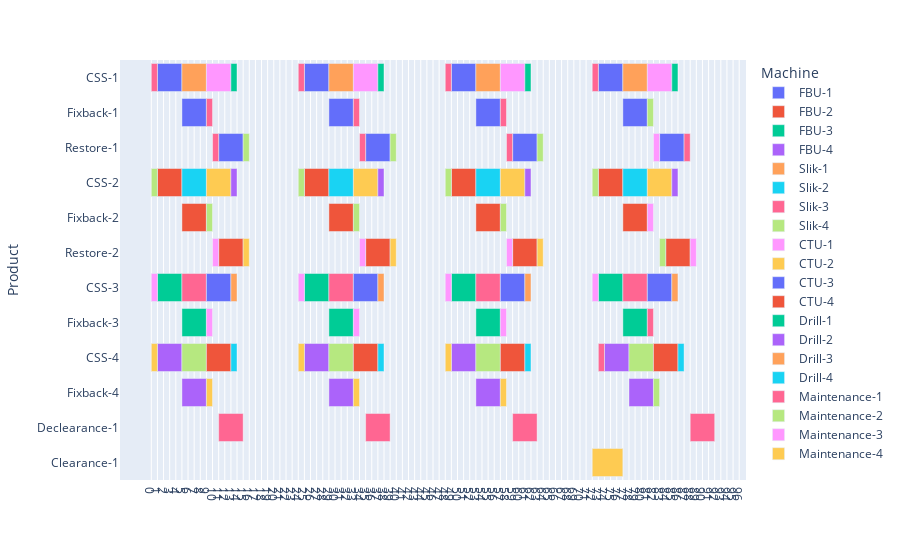

The code cell stored with this chart in its notebook:
### Code cell
layout_type = 2     # 1 for machine type | 2 for product type

if layout_type == 1:
    fig = px.timeline(df, x_start="Start", x_end="Finish",
                      y="Machine", color="Product")
else:
    fig = px.timeline(df, x_start="Start", x_end="Finish",
                      y="Product", color="Machine")

num_tick_labels = np.linspace(start=0, stop=D * 24, num=D * 24 + 1, dtype=int)
date_ticks = [c_datetime(x) for x in num_tick_labels]
fig.layout.xaxis.update({
    'tickvals': date_ticks,
    'ticktext': num_tick_labels
})
fig.update_yaxes(autorange="reversed")
fig.show()
h = {}

### Figure 1 — Plotly figure (JSON) as saved in the notebook; plotly's stock layout.template omitted (floating-point values rounded to 4 significant figures)
{"data": [{"alignmentgroup": "True", "base": ["1970-01-02", "1970-01-06", "1970-01-12", "1970-01-26", "1970-01-30", "1970-02-05", "1970-02-19", "1970-02-23", "1970-03-01", "1970-03-15", "1970-03-19", "1970-03-25"], "hovertemplate": "Machine=FBU-1<br>Start=%{base}<br>Finish=%{x}<br>Product=%{y}<extra></extra>", "legendgroup": "FBU-1", "marker": {"color": "#636efa", "pattern": {"shape": ""}}, "name": "FBU-1", "offsetgroup": "FBU-1", "orientation": "h", "showlegend": true, "textposition": "auto", "type": "bar", "x": [345600000, 345600000, 345600000, 345600000, 345600000, 345600000, 345600000, 345600000, 345600000, 345600000, 345600000, 345600000], "xaxis": "x", "y": ["CSS-1", "Fixback-1", "Restore-1", "CSS-1", "Fixback-1", "Restore-1", "CSS-1", "Fixback-1", "Restore-1", "CSS-1", "Fixback-1", "Restore-1"], "yaxis": "y"}, {"alignmentgroup": "True", "base": ["1970-01-02", "1970-01-06", "1970-01-12", "1970-01-26", "1970-01-30", "1970-02-05", "1970-02-19", "1970-02-23", "1970-03-01", "1970-03-15", "1970-03-19", "1970-03-26"], "hovertemplate": "Machine=FBU-2<br>Start=%{base}<br>Finish=%{x}<br>Product=%{y}<extra></extra>", "legendgroup": "FBU-2", "marker": {"color": "#EF553B", "pattern": {"shape": ""}}, "name": "FBU-2", "offsetgroup": "FBU-2", "orientation": "h", "showlegend": true, "textposition": "auto", "type": "bar", "x": [345600000, 345600000, 345600000, 345600000, 345600000, 345600000, 345600000, 345600000, 345600000, 345600000, 345600000, 345600000], "xaxis": "x", "y": ["CSS-2", "Fixback-2", "Restore-2", "CSS-2", "Fixback-2", "Restore-2", "CSS-2", "Fixback-2", "Restore-2", "CSS-2", "Fixback-2", "Restore-2"], "yaxis": "y"}, {"alignmentgroup": "True", "base": ["1970-01-02", "1970-01-06", "1970-01-26", "1970-01-30", "1970-02-19", "1970-02-23", "1970-03-15", "1970-03-19"], "hovertemplate": "Machine=FBU-3<br>Start=%{base}<br>Finish=%{x}<br>Product=%{y}<extra></extra>", "legendgroup": "FBU-3", "marker": {"color": "#00cc96", "pattern": {"shape": ""}}, "name": "FBU-3", "offsetgroup": "FBU-3", "orientation": "h", "showlegend": true, "textposition": "auto", "type": "bar", "x": [345600000, 345600000, 345600000, 345600000, 345600000, 345600000, 345600000, 345600000], "xaxis": "x", "y": ["CSS-3", "Fixback-3", "CSS-3", "Fixback-3", "CSS-3", "Fixback-3", "CSS-3", "Fixback-3"], "yaxis": "y"}, {"alignmentgroup": "True", "base": ["1970-01-02", "1970-01-06", "1970-01-26", "1970-01-30", "1970-02-19", "1970-02-23", "1970-03-16", "1970-03-20"], "hovertemplate": "Machine=FBU-4<br>Start=%{base}<br>Finish=%{x}<br>Product=%{y}<extra></extra>", "legendgroup": "FBU-4", "marker": {"color": "#ab63fa", "pattern": {"shape": ""}}, "name": "FBU-4", "offsetgroup": "FBU-4", "orientation": "h", "showlegend": true, "textposition": "auto", "type": "bar", "x": [345600000, 345600000, 345600000, 345600000, 345600000, 345600000, 345600000, 345600000], "xaxis": "x", "y": ["CSS-4", "Fixback-4", "CSS-4", "Fixback-4", "CSS-4", "Fixback-4", "CSS-4", "Fixback-4"], "yaxis": "y"}, {"alignmentgroup": "True", "base": ["1970-01-06", "1970-01-30", "1970-02-23", "1970-03-19"], "hovertemplate": "Machine=Slik-1<br>Start=%{base}<br>Finish=%{x}<br>Product=%{y}<extra></extra>", "legendgroup": "Slik-1", "marker": {"color": "#FFA15A", "pattern": {"shape": ""}}, "name": "Slik-1", "offsetgroup": "Slik-1", "orientation": "h", "showlegend": true, "textposition": "auto", "type": "bar", "x": [345600000, 345600000, 345600000, 345600000], "xaxis": "x", "y": ["CSS-1", "CSS-1", "CSS-1", "CSS-1"], "yaxis": "y"}, {"alignmentgroup": "True", "base": ["1970-01-06", "1970-01-30", "1970-02-23", "1970-03-19"], "hovertemplate": "Machine=Slik-2<br>Start=%{base}<br>Finish=%{x}<br>Product=%{y}<extra></extra>", "legendgroup": "Slik-2", "marker": {"color": "#19d3f3", "pattern": {"shape": ""}}, "name": "Slik-2", "offsetgroup": "Slik-2", "orientation": "h", "showlegend": true, "textposition": "auto", "type": "bar", "x": [345600000, 345600000, 345600000, 345600000], "xaxis": "x", "y": ["CSS-2", "CSS-2", "CSS-2", "CSS-2"], "yaxis": "y"}, {"alignmentgroup": "True", "base": ["1970-01-06", "1970-01-30", "1970-02-23", "1970-03-19"], "hovertemplate": "Machine=Slik-3<br>Start=%{base}<br>Finish=%{x}<br>Product=%{y}<extra></extra>", "legendgroup": "Slik-3", "marker": {"color": "#FF6692", "pattern": {"shape": ""}}, "name": "Slik-3", "offsetgroup": "Slik-3", "orientation": "h", "showlegend": true, "textposition": "auto", "type": "bar", "x": [345600000, 345600000, 345600000, 345600000], "xaxis": "x", "y": ["CSS-3", "CSS-3", "CSS-3", "CSS-3"], "yaxis": "y"}, {"alignmentgroup": "True", "base": ["1970-01-06", "1970-01-30", "1970-02-23", "1970-03-20"], "hovertemplate": "Machine=Slik-4<br>Start=%{base}<br>Finish=%{x}<br>Product=%{y}<extra></extra>", "legendgroup": "Slik-4", "marker": {"color": "#B6E880", "pattern": {"shape": ""}}, "name": "Slik-4", "offsetgroup": "Slik-4", "orientation": "h", "showlegend": true, "textposition": "auto", "type": "bar", "x": [345600000, 345600000, 345600000, 345600000], "xaxis": "x", "y": ["CSS-4", "CSS-4", "CSS-4", "CSS-4"], "yaxis": "y"}, {"alignmentgroup": "True", "base": ["1970-01-10", "1970-02-03", "1970-02-27", "1970-03-23"], "hovertemplate": "Machine=CTU-1<br>Start=%{base}<br>Finish=%{x}<br>Product=%{y}<extra></extra>", "legendgroup": "CTU-1", "marker": {"color": "#FF97FF", "pattern": {"shape": ""}}, "name": "CTU-1", "offsetgroup": "CTU-1", "orientation": "h", "showlegend": true, "textposition": "auto", "type": "bar", "x": [345600000, 345600000, 345600000, 345600000], "xaxis": "x", "y": ["CSS-1", "CSS-1", "CSS-1", "CSS-1"], "yaxis": "y"}, {"alignmentgroup": "True", "base": ["1970-01-10", "1970-02-03", "1970-02-27", "1970-03-23"], "hovertemplate": "Machine=CTU-2<br>Start=%{base}<br>Finish=%{x}<br>Product=%{y}<extra></extra>", "legendgroup": "CTU-2", "marker": {"color": "#FECB52", "pattern": {"shape": ""}}, "name": "CTU-2", "offsetgroup": "CTU-2", "orientation": "h", "showlegend": true, "textposition": "auto", "type": "bar", "x": [345600000, 345600000, 345600000, 345600000], "xaxis": "x", "y": ["CSS-2", "CSS-2", "CSS-2", "CSS-2"], "yaxis": "y"}, {"alignmentgroup": "True", "base": ["1970-01-10", "1970-02-03", "1970-02-27", "1970-03-23"], "hovertemplate": "Machine=CTU-3<br>Start=%{base}<br>Finish=%{x}<br>Product=%{y}<extra></extra>", "legendgroup": "CTU-3", "marker": {"color": "#636efa", "pattern": {"shape": ""}}, "name": "CTU-3", "offsetgroup": "CTU-3", "orientation": "h", "showlegend": true, "textposition": "auto", "type": "bar", "x": [345600000, 345600000, 345600000, 345600000], "xaxis": "x", "y": ["CSS-3", "CSS-3", "CSS-3", "CSS-3"], "yaxis": "y"}, {"alignmentgroup": "True", "base": ["1970-01-10", "1970-02-03", "1970-02-27", "1970-03-24"], "hovertemplate": "Machine=CTU-4<br>Start=%{base}<br>Finish=%{x}<br>Product=%{y}<extra></extra>", "legendgroup": "CTU-4", "marker": {"color": "#EF553B", "pattern": {"shape": ""}}, "name": "CTU-4", "offsetgroup": "CTU-4", "orientation": "h", "showlegend": true, "textposition": "auto", "type": "bar", "x": [345600000, 345600000, 345600000, 345600000], "xaxis": "x", "y": ["CSS-4", "CSS-4", "CSS-4", "CSS-4"], "yaxis": "y"}, {"alignmentgroup": "True", "base": ["1970-01-14", "1970-02-07", "1970-03-03", "1970-03-27"], "hovertemplate": "Machine=Drill-1<br>Start=%{base}<br>Finish=%{x}<br>Product=%{y}<extra></extra>", "legendgroup": "Drill-1", "marker": {"color": "#00cc96", "pattern": {"shape": ""}}, "name": "Drill-1", "offsetgroup": "Drill-1", "orientation": "h", "showlegend": true, "textposition": "auto", "type": "bar", "x": [86400000, 86400000, 86400000, 86400000], "xaxis": "x", "y": ["CSS-1", "CSS-1", "CSS-1", "CSS-1"], "yaxis": "y"}, {"alignmentgroup": "True", "base": ["1970-01-14", "1970-02-07", "1970-03-03", "1970-03-27"], "hovertemplate": "Machine=Drill-2<br>Start=%{base}<br>Finish=%{x}<br>Product=%{y}<extra></extra>", "legendgroup": "Drill-2", "marker": {"color": "#ab63fa", "pattern": {"shape": ""}}, "name": "Drill-2", "offsetgroup": "Drill-2", "orientation": "h", "showlegend": true, "textposition": "auto", "type": "bar", "x": [86400000, 86400000, 86400000, 86400000], "xaxis": "x", "y": ["CSS-2", "CSS-2", "CSS-2", "CSS-2"], "yaxis": "y"}, {"alignmentgroup": "True", "base": ["1970-01-14", "1970-02-07", "1970-03-03", "1970-03-27"], "hovertemplate": "Machine=Drill-3<br>Start=%{base}<br>Finish=%{x}<br>Product=%{y}<extra></extra>", "legendgroup": "Drill-3", "marker": {"color": "#FFA15A", "pattern": {"shape": ""}}, "name": "Drill-3", "offsetgroup": "Drill-3", "orientation": "h", "showlegend": true, "textposition": "auto", "type": "bar", "x": [86400000, 86400000, 86400000, 86400000], "xaxis": "x", "y": ["CSS-3", "CSS-3", "CSS-3", "CSS-3"], "yaxis": "y"}, {"alignmentgroup": "True", "base": ["1970-01-14", "1970-02-07", "1970-03-03", "1970-03-28"], "hovertemplate": "Machine=Drill-4<br>Start=%{base}<br>Finish=%{x}<br>Product=%{y}<extra></extra>", "legendgroup": "Drill-4", "marker": {"color": "#19d3f3", "pattern": {"shape": ""}}, "name": "Drill-4", "offsetgroup": "Drill-4", "orientation": "h", "showlegend": true, "textposition": "auto", "type": "bar", "x": [86400000, 86400000, 86400000, 86400000], "xaxis": "x", "y": ["CSS-4", "CSS-4", "CSS-4", "CSS-4"], "yaxis": "y"}, {"alignmentgroup": "True", "base": ["1970-01-01", "1970-01-10", "1970-01-11", "1970-01-12", "1970-01-25", "1970-02-03", "1970-02-04", "1970-02-05", "1970-02-18", "1970-02-27", "1970-02-28", "1970-03-01", "1970-03-14", "1970-03-15", "1970-03-23", "1970-03-29", "1970-03-30"], "hovertemplate": "Machine=Maintenance-1<br>Start=%{base}<br>Finish=%{x}<br>Product=%{y}<extra></extra>", "legendgroup": "Maintenance-1", "marker": {"color": "#FF6692", "pattern": {"shape": ""}}, "name": "Maintenance-1", "offsetgroup": "Maintenance-1", "orientation": "h", "showlegend": true, "textposition": "auto", "type": "bar", "x": [86400000, 86400000, 86400000, 345600000, 86400000, 86400000, 86400000, 345600000, 86400000, 86400000, 86400000, 345600000, 86400000, 86400000, 86400000, 86400000, 345600000], "xaxis": "x", "y": ["CSS-1", "Fixback-1", "Restore-1", "Declearance-1", "CSS-1", "Fixback-1", "Restore-1", "Declearance-1", "CSS-1", "Fixback-1", "Restore-1", "Declearance-1", "CSS-1", "CSS-4", "Fixback-3", "Restore-1", "Declearance-1"], "yaxis": "y"}, {"alignmentgroup": "True", "base": ["1970-01-01", "1970-01-10", "1970-01-16", "1970-01-25", "1970-02-03", "1970-02-09", "1970-02-18", "1970-02-27", "1970-03-05", "1970-03-14", "1970-03-23", "1970-03-24", "1970-03-25"], "hovertemplate": "Machine=Maintenance-2<br>Start=%{base}<br>Finish=%{x}<br>Product=%{y}<extra></extra>", "legendgroup": "Maintenance-2", "marker": {"color": "#B6E880", "pattern": {"shape": ""}}, "name": "Maintenance-2", "offsetgroup": "Maintenance-2", "orientation": "h", "showlegend": true, "textposition": "auto", "type": "bar", "x": [86400000, 86400000, 86400000, 86400000, 86400000, 86400000, 86400000, 86400000, 86400000, 86400000, 86400000, 86400000, 86400000], "xaxis": "x", "y": ["CSS-2", "Fixback-2", "Restore-1", "CSS-2", "Fixback-2", "Restore-1", "CSS-2", "Fixback-2", "Restore-1", "CSS-2", "Fixback-1", "Fixback-4", "Restore-2"], "yaxis": "y"}, {"alignmentgroup": "True", "base": ["1970-01-01", "1970-01-10", "1970-01-11", "1970-01-25", "1970-02-03", "1970-02-04", "1970-02-18", "1970-02-27", "1970-02-28", "1970-03-14", "1970-03-23", "1970-03-24", "1970-03-30"], "hovertemplate": "Machine=Maintenance-3<br>Start=%{base}<br>Finish=%{x}<br>Product=%{y}<extra></extra>", "legendgroup": "Maintenance-3", "marker": {"color": "#FF97FF", "pattern": {"shape": ""}}, "name": "Maintenance-3", "offsetgroup": "Maintenance-3", "orientation": "h", "showlegend": true, "textposition": "auto", "type": "bar", "x": [86400000, 86400000, 86400000, 86400000, 86400000, 86400000, 86400000, 86400000, 86400000, 86400000, 86400000, 86400000, 86400000], "xaxis": "x", "y": ["CSS-3", "Fixback-3", "Restore-2", "CSS-3", "Fixback-3", "Restore-2", "CSS-3", "Fixback-3", "Restore-2", "CSS-3", "Fixback-2", "Restore-1", "Restore-2"], "yaxis": "y"}, {"alignmentgroup": "True", "base": ["1970-01-01", "1970-01-10", "1970-01-16", "1970-01-25", "1970-02-03", "1970-02-09", "1970-02-18", "1970-02-27", "1970-03-05", "1970-03-14"], "hovertemplate": "Machine=Maintenance-4<br>Start=%{base}<br>Finish=%{x}<br>Product=%{y}<extra></extra>", "legendgroup": "Maintenance-4", "marker": {"color": "#FECB52", "pattern": {"shape": ""}}, "name": "Maintenance-4", "offsetgroup": "Maintenance-4", "orientation": "h", "showlegend": true, "textposition": "auto", "type": "bar", "x": [86400000, 86400000, 86400000, 86400000, 86400000, 86400000, 86400000, 86400000, 86400000, 432000000], "xaxis": "x", "y": ["CSS-4", "Fixback-4", "Restore-2", "CSS-4", "Fixback-4", "Restore-2", "CSS-4", "Fixback-4", "Restore-2", "Clearance-1"], "yaxis": "y"}], "layout": {"barmode": "overlay", "legend": {"title": {"text": "Machine"}, "tracegroupgap": 0}, "margin": {"t": 60}, "xaxis": {"anchor": "y", "domain": [0, 1], "ticktext": [0, 1, 2, 3, 4, 5, 6, 7, 8, 9, 10, 11, 12, 13, 14, 15, 16, 17, 18, 19, 20, 21, 22, 23, 24, 25, 26, 27, 28, 29, 30, 31, 32, 33, 34, 35, 36, 37, 38, 39, 40, 41, 42, 43, 44, 45, 46, 47, 48, 49, 50, 51, 52, 53, 54, 55, 56, 57, 58, 59, 60, 61, 62, 63, 64, 65, 66, 67, 68, 69, 70, 71, 72, 73, 74, 75, 76, 77, 78, 79, 80, 81, 82, 83, 84, 85, 86, 87, 88, 89, 90, 91, 92, 93, 94, 95, 96], "tickvals": ["1970-01-01", "1970-01-02", "1970-01-03", "1970-01-04", "1970-01-05", "1970-01-06", "1970-01-07", "1970-01-08", "1970-01-09", "1970-01-10", "1970-01-11", "1970-01-12", "1970-01-13", "1970-01-14", "1970-01-15", "1970-01-16", "1970-01-17", "1970-01-18", "1970-01-19", "1970-01-20", "1970-01-21", "1970-01-22", "1970-01-23", "1970-01-24", "1970-01-25", "1970-01-26", "1970-01-27", "1970-01-28", "1970-01-29", "1970-01-30", "1970-01-31", "1970-02-01", "1970-02-02", "1970-02-03", "1970-02-04", "1970-02-05", "1970-02-06", "1970-02-07", "1970-02-08", "1970-02-09", "1970-02-10", "1970-02-11", "1970-02-12", "1970-02-13", "1970-02-14", "1970-02-15", "1970-02-16", "1970-02-17", "1970-02-18", "1970-02-19", "1970-02-20", "1970-02-21", "1970-02-22", "1970-02-23", "1970-02-24", "1970-02-25", "1970-02-26", "1970-02-27", "1970-02-28", "1970-03-01", "1970-03-02", "1970-03-03", "1970-03-04", "1970-03-05", "1970-03-06", "1970-03-07", "1970-03-08", "1970-03-09", "1970-03-10", "1970-03-11", "1970-03-12", "1970-03-13", "1970-03-14", "1970-03-15", "1970-03-16", "1970-03-17", "1970-03-18", "1970-03-19", "1970-03-20", "1970-03-21", "1970-03-22", "1970-03-23", "1970-03-24", "1970-03-25", "1970-03-26", "1970-03-27", "1970-03-28", "1970-03-29", "1970-03-30", "1970-03-31", "1970-04-01", "1970-04-02", "1970-04-03", "1970-04-04", "1970-04-05", "1970-04-06", "1970-04-07"], "type": "date"}, "yaxis": {"anchor": "x", "autorange": "reversed", "domain": [0, 1], "title": {"text": "Product"}}}}
